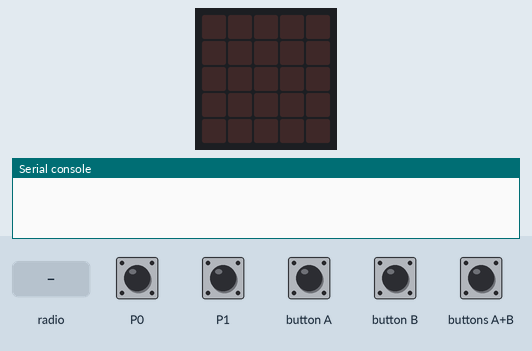
Simulated run of this program. Board: BBC micro:bit (MakeCode). Shown: the board's 5×5 LED display, the last lines printed to the serial console. The test bench sets the inputs (shaded band). No radio messages arrive unless stated (any console line starting 'radio sent:' is added by the test bench).

Above: at 1.2 s.
1.3 s: touch pin P0 pressed for 0.15 s
At 2.0 s:
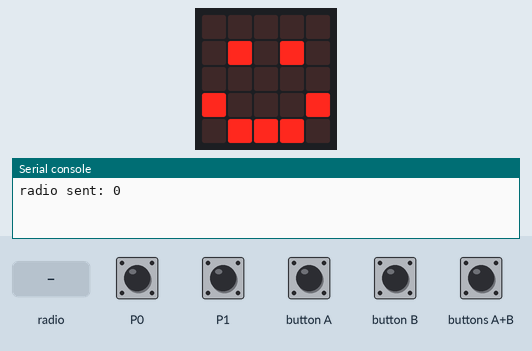
2.9 s: touch pin P1 pressed for 0.15 s
At 4.2 s:
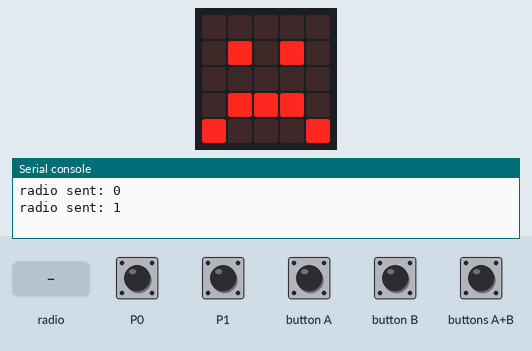
4.5 s: buttons A+B pressed for 0.15 s
At 5.6 s:
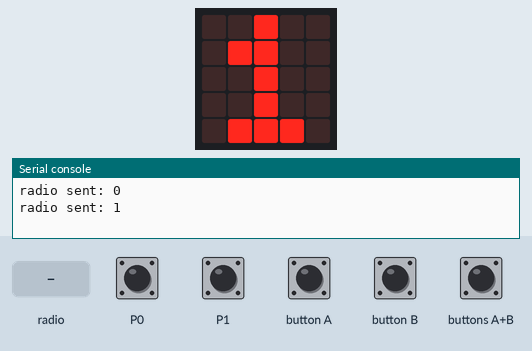
6.1 s: radio message "0" arrives
At 7.3 s:
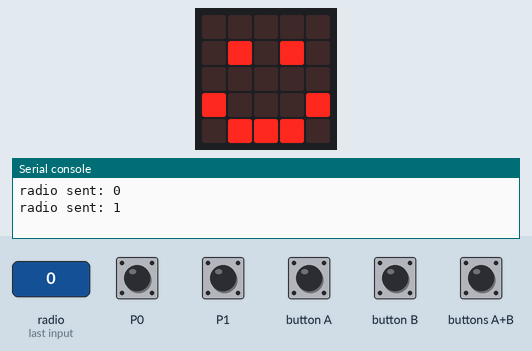
7.6 s: radio message "1" arrives
At 8.5 s:
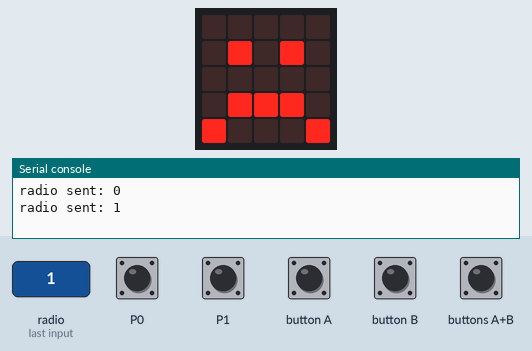
Timing chart, 0 to 10.1 s (numbered marks = the images above; inputs shaded):
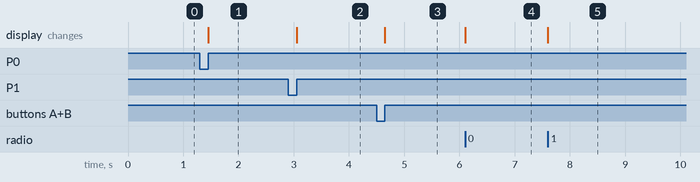

The program:

main.ts
```typescript
input.onPinPressed(TouchPin.P0, function () {
    radio.sendNumber(0)
    basic.showIcon(IconNames.Happy)
})
radio.onReceivedNumber(function (receivedNumber) {
    if (receivedNumber == 0) {
        basic.showIcon(IconNames.Happy)
    } else {
        basic.showIcon(IconNames.Sad)
    }
})
input.onButtonPressed(Button.A, function () {
    VFunkgruppe += 1
    radio.setGroup(VFunkgruppe)
})
input.onButtonPressed(Button.AB, function () {
    basic.showNumber(VFunkgruppe)
})
input.onButtonPressed(Button.B, function () {
    VFunkgruppe += -1
    radio.setGroup(VFunkgruppe)
})
input.onPinPressed(TouchPin.P1, function () {
    radio.sendNumber(1)
    basic.showIcon(IconNames.Sad)
})
let VFunkgruppe = 0
VFunkgruppe = 1
radio.setGroup(VFunkgruppe)
```

test.ts
```typescript
// Hier kann man Tests durchführen; diese Datei wird nicht kompiliert, wenn dieses Paket als Erweiterung verwendet wird.
```

Measured:
- after the input at 1.3 s, the display: changes after 0.15 s (image 1)
- after the input at 2.9 s, the display: changes after 0.15 s (image 2)
- after the input at 4.5 s, the display: changes after 0.15 s (image 3)
- after the input at 6.1 s, the display: changes at once (image 4)
- after the input at 7.6 s, the display: changes at once (image 5)
